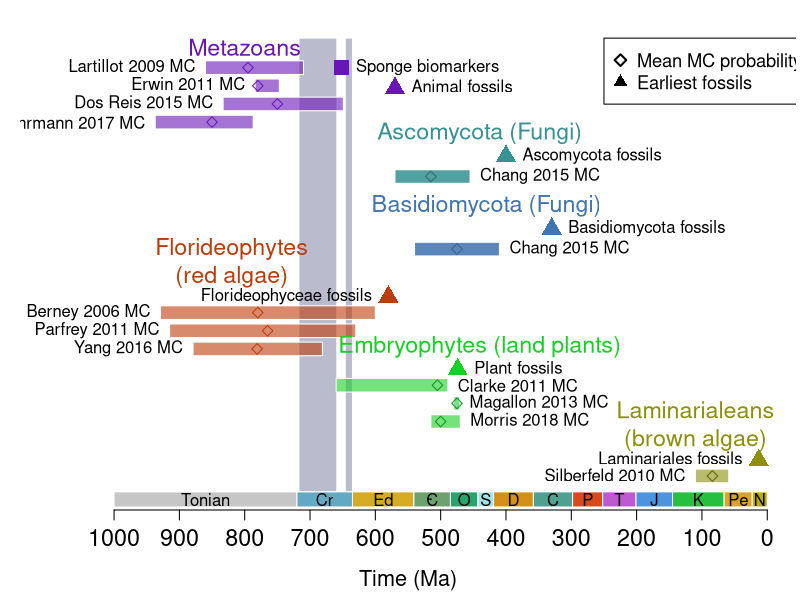

Generate this figure with R:
#

meta_lca_dohrmann = c(-937, -787)
meta_lca_dosreis = c(-833,-649)
meta_lca_erwin = c(-784,-747)
meta_lca_lartillot = c(-860,-710)
meta_lca_mids = c(-850, -750, -780, -795)

fungi_lca = c(-750, -550)
asco_lca = c(-570, -455)
asco_lca_mids = c(-515)
basidio_lca = c(-540, -410)
basidio_lca_mids = c(-475)

#rhodo_lca_yang = c(-817, -1047) # florideo + bangio
rhodo_lca_yang = c(-879, -681) # crown florideo
rhodo_lca_parfrey = c(-915, -630)
rhodo_lca_berney = c(-929, -600)
#rhodo_lca_mids = c(-943, -765, -780)
rhodo_lca_mids = c(-781, -765, -780)


chloro_lca = c(-469, -420)
chloro_lca_morris = c(-515,-470)
chloro_lca_magallon = c(-480, -471)
# chloro_lca_clarke = c(-815, -568) @ w 1042 mya basal max
chloro_lca_clarke = c(-660, -489)
chloro_lca_mids = c(-500, -475, -505)

# crown group
#phaeo_lca_silber = c(-162, -98)
#phaeo_lca_mids = c(-128)
# laminariales
phaeo_lca_silber = c(-110, -59)
phaeo_lca_mids = c(-84)


textsize = 1.4
maxy = 6

meta_body = c(-570)
chloro_body = c(-474)
rhodo_body = c(-580)
phaeo_body = c(-13)



pdf(file="~/git/neoproterozoic/complex_multicellularity_plot.pdf", width=10, height=7)
par(mar=c(4.5,1,1,0.2))

plot(0,0,type='n',xlim=c(-1100,0),ylim=c(0,maxy),axes=FALSE,frame.plot=FALSE, xlab="Time (Ma)", ylab="", cex.lab=1.3)
axis(1,at=seq(-1000,0,100),labels=rev(seq(0,1000,100)),cex.axis=1.4)

#snowball earths
rect(-717, 0, -659, maxy, col="#8e8eae99", border=FALSE)
rect(-646, 0, -635, maxy, col="#8e8eae99", border=FALSE)

# draw geological periods
period_letters = c("Tonian","Cr","Ed","C","O","S","D","C","P","T","J","K","Pe","N")
period_starts =  c(-1000,-720,-635,-541,-485,-443,-419,-358,-298,-252,-201,-145,-66,-23)
period_ends = c(-720,-635,-541,-485,-443,-419,-358,-298,-252,-201,-145,-66,-23,0)
period_color = c("#c6c6c6", "#63a9c3", "#d6ab24", "#6da26e", "#28a46e", "#a5e3e5", "#d48f16", "#4fa092", "#d9491c", "#be58d0", "#4d94de", "#26bf3f", "#dba426", "#baab09")
rect(period_starts,-0.2,period_ends,0, border="#FFFFFF", col=period_color)
text( (period_starts+period_ends)/2, -0.1, period_letters)
text( -517, -0.1, "-", cex=1.1) # add dash for Cambrian

legend(-250,maxy, legend=c("Mean MC probability","Earliest fossils"), pch=c(5,17), pt.cex=c(1.1,1.4), pt.lwd=2, cex=1.1)


#rect(meta_lca[1],   0.80*maxy, meta_lca[2],   0.94*maxy, col="#6816b599", border=FALSE)
text(-800, 0.98*maxy, "Metazoans", col="#6816b5", cex=textsize)
rect(meta_lca_dohrmann[1],   0.80*maxy, meta_lca_dohrmann[2],   0.83*maxy, col="#6816b599", border=FALSE)
text(-937, 0.81*maxy, "Dohrmann 2017 MC", pos=2)
rect(meta_lca_dosreis[1],   0.84*maxy, meta_lca_dosreis[2],   0.87*maxy, col="#6816b599", border=FALSE)
text(-833, 0.855*maxy, "Dos Reis 2015 MC", pos=2)
rect(meta_lca_erwin[1],   0.88*maxy, meta_lca_erwin[2],   0.91*maxy, col="#6816b599", border=FALSE)
text(-784, 0.895*maxy, "Erwin 2011 MC", pos=2)
rect(meta_lca_lartillot[1],   0.92*maxy, meta_lca_lartillot[2],   0.95*maxy, col="#6816b599", border=FALSE)
text(-860, 0.935*maxy, "Lartillot 2009 MC", pos=2)
#text(-800, 0.98*maxy, "Animals", col="#000000", cex=textsize)
points(meta_lca_mids, c(0.815,0.855,0.895,0.935)*maxy, pch=5, col="#6816b5")

points(meta_body, rep(0.89*maxy,length(meta_body)), cex=2, pch=17, col="#6816b5")
text(meta_body+10, 0.89*maxy, "Animal fossils", pos=4)
points(-652, 0.935*maxy, cex=2, pch=15, col="#6816b5")
text(-645, 0.935*maxy, "Sponge biomarkers", pos=4)


#rect(fungi_lca[1],  0.56*maxy, fungi_lca[2],  0.70*maxy, col="#38a1a299", border=FALSE)
text(-440, 0.79*maxy, "Ascomycota (Fungi)", col="#389192", cex=textsize)
rect(asco_lca[1],  0.68*maxy, asco_lca[2],  0.71*maxy, col="#389192dd", border=FALSE)
text(asco_lca[2], 0.695*maxy, "Chang 2015 MC", pos=4)
points(asco_lca_mids, c(0.695)*maxy, pch=5, col="#387172", lwd=1.2)
points(-400, 0.74*maxy, cex=2, pch=17, col="#389192")
text(-390, 0.74*maxy, "Ascomycota fossils", pos=4)

text(-430, 0.63*maxy, "Basidiomycota (Fungi)", col="#4075b2", cex=textsize)
rect(basidio_lca[1],  0.52*maxy, basidio_lca[2],  0.55*maxy, col="#4075b2dd", border=FALSE)
text(basidio_lca[2], 0.535*maxy, "Chang 2015 MC", pos=4)
points(basidio_lca_mids, c(0.535)*maxy, pch=5, col="#406592", lwd=1.2)
points(-330, 0.58*maxy, cex=2, pch=17, col="#4075b2")
text(-320, 0.58*maxy, "Basidiomycota fossils", pos=4)


# 0.49 as max
text(-820, 0.51*maxy, "Florideophytes\n(red algae)", col="#bc3c0a", cex=textsize)
rect(rhodo_lca_yang[1],  0.30*maxy, rhodo_lca_yang[2],  0.33*maxy, col="#bc3c0a99", border=FALSE)
text(rhodo_lca_yang[1], 0.315*maxy, "Yang 2016 MC", pos=2)
rect(rhodo_lca_parfrey[1],  0.34*maxy, rhodo_lca_parfrey[2],  0.37*maxy, col="#bc3c0a99", border=FALSE)
text(rhodo_lca_parfrey[1], 0.355*maxy, "Parfrey 2011 MC", pos=2)
rect(rhodo_lca_berney[1],  0.38*maxy, rhodo_lca_berney[2],  0.41*maxy, col="#bc3c0a99", border=FALSE)
text(rhodo_lca_berney[1], 0.395*maxy, "Berney 2006 MC", pos=2)
points(rhodo_body, rep(0.43*maxy,length(rhodo_body)), cex=2, pch=17, col="#bc3c0a")
text(rhodo_body[1]-10, 0.43*maxy, "Florideophyceae fossils", pos=2)
points(rhodo_lca_mids, c(0.315,0.355,0.395)*maxy, pch=5, col="#bc3c0a")

text(-440, 0.32*maxy, "Embryophytes (land plants)", col="#18d025", cex=textsize)
rect(chloro_lca_morris[1], 0.14*maxy, chloro_lca_morris[2], 0.17*maxy, col="#18d02599", border=FALSE)
text(chloro_lca_morris[2], 0.155*maxy, "Morris 2018 MC", pos=4)
rect(chloro_lca_magallon[1], 0.18*maxy, chloro_lca_magallon[2], 0.21*maxy, col="#18d02599", border=FALSE)
text(chloro_lca_magallon[2], 0.195*maxy, "Magallon 2013 MC", pos=4)
rect(chloro_lca_clarke[1], 0.22*maxy, chloro_lca_clarke[2], 0.25*maxy, col="#18d02599", border=FALSE)
text(chloro_lca_clarke[2], 0.23*maxy, "Clarke 2011 MC", pos=4)
points(chloro_lca_mids, c(0.155,0.195,0.235)*maxy, pch=5, col="#149025")
points(chloro_body, rep(0.27*maxy,length(chloro_body)), cex=2, pch=17, col="#18d025")
text(chloro_body[1]+10, 0.27*maxy, "Plant fossils", pos=4)

text(-110, 0.15*maxy, "Laminarialeans\n(brown algae)", col="#8d8f0d", cex=textsize)
rect(phaeo_lca_silber[1],  0.02*maxy, phaeo_lca_silber[2],  0.05*maxy, col="#8d8f0d99", border=FALSE)
text(phaeo_lca_silber[1], 0.0325*maxy, "Silberfeld 2010 MC", pos=2)
points(phaeo_body, 0.07*maxy, cex=2, pch=17, col="#8d8f0d")
text(phaeo_body-10, 0.07*maxy, "Laminariales fossils", pos=2)
points(phaeo_lca_mids, c(0.035)*maxy, pch=5, col="#6d6f0d", lwd=1.2)
#points(-680,0.1*maxy,cex=2,pch=8,lwd=2,col="#63a9c3")

dev.off()









#